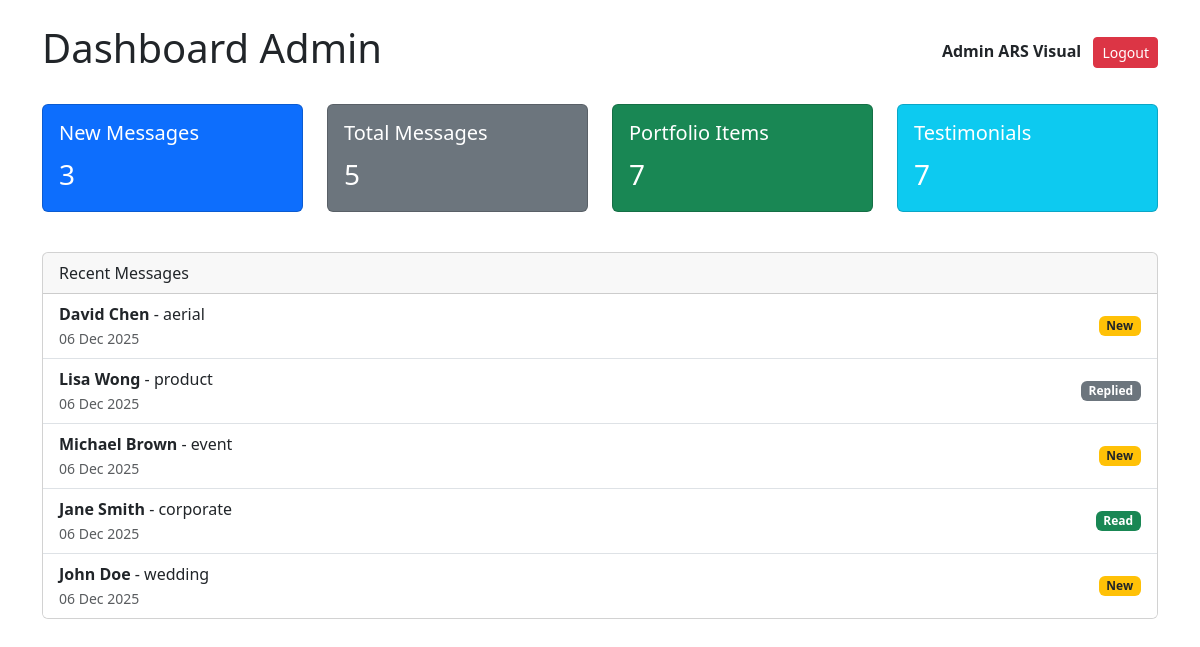
The page /arsvisual/admin/dashboard.php (signed in) on the database its author committed.
### tables this page shows
CREATE TABLE `messages` (
  `id` int(11) NOT NULL,
  `name` varchar(150) NOT NULL,
  `email` varchar(150) NOT NULL,
  `phone` varchar(50) NOT NULL,
  `service` varchar(100) NOT NULL,
  `message` text NOT NULL,
  `event_date` date DEFAULT NULL,
  `location` varchar(255) DEFAULT NULL,
  `status` enum('new','read','replied') DEFAULT 'new',
  `created_at` timestamp NOT NULL DEFAULT current_timestamp()
);

### arsvisual/admin/dashboard.php (the view, shortened to what this page needs)
<?php
require_once '../config.php';
$admin_name = $_SESSION['admin_name'];
$stats = [];
$stats['total_messages'] = mysqli_fetch_assoc(mysqli_query($conn, "SELECT COUNT(*) as total FROM messages"))['total'];
$stats['new_messages'] = mysqli_fetch_assoc(mysqli_query($conn, "SELECT COUNT(*) as total FROM messages WHERE status='new'"))['total'];
$stats['total_portfolio'] = mysqli_fetch_assoc(mysqli_query($conn, "SELECT COUNT(*) as total FROM portfolio"))['total'];
$stats['total_testimonials'] = mysqli_fetch_assoc(mysqli_query($conn, "SELECT COUNT(*) as total FROM testimonials"))['total'];
$recent_messages = mysqli_query($conn, "SELECT * FROM messages ORDER BY created_at DESC LIMIT 5");
?>
<!DOCTYPE html>
<html lang="id">
<head>
    <link href="https://cdn.jsdelivr.net/npm/bootstrap@5.3.1/dist/css/bootstrap.min.css" rel="stylesheet">
</head>
<body>
    <div class="container my-4">
        <div class="d-flex justify-content-between align-items-center mb-4">
            <h1>Dashboard Admin</h1>
            <div>
                <strong><?php echo htmlspecialchars($admin_name); ?></strong>
                <a href="logout.php" class="btn btn-sm btn-danger ms-2">Logout</a>
            </div>
        </div>
        <div class="row mb-4">
            <div class="col-md-3">
                <div class="card text-white bg-primary mb-3">
                    <div class="card-body">
                        <h5 class="card-title">New Messages</h5>
                        <p class="card-text fs-3"><?php echo $stats['new_messages']; ?></p>
                    </div>
                </div>
            </div>
            <div class="col-md-3">
                <div class="card text-white bg-secondary mb-3">
                    <div class="card-body">
                        <h5 class="card-title">Total Messages</h5>
                        <p class="card-text fs-3"><?php echo $stats['total_messages']; ?></p>
                    </div>
                </div>
            </div>
            <div class="col-md-3">
                <div class="card text-white bg-success mb-3">
                    <div class="card-body">
                        <h5 class="card-title">Portfolio Items</h5>
                        <p class="card-text fs-3"><?php echo $stats['total_portfolio']; ?></p>
                    </div>
                </div>
            </div>
            <div class="col-md-3">
                <div class="card text-white bg-info mb-3">
                    <div class="card-body">
                        <h5 class="card-title">Testimonials</h5>
                        <p class="card-text fs-3"><?php echo $stats['total_testimonials']; ?></p>
                    </div>
                </div>
            </div>
        </div>
        <div class="card">
            <div class="card-header">
                Recent Messages
            </div>
            <ul class="list-group list-group-flush">
                <?php if (mysqli_num_rows($recent_messages) > 0): ?>
                    <?php while ($msg = mysqli_fetch_assoc($recent_messages)): ?>
                        <li class="list-group-item d-flex justify-content-between align-items-center">
                            <div>
                                <strong><?php echo htmlspecialchars($msg['name']); ?></strong> - <?php echo htmlspecialchars($msg['service']); ?>
                                <br><small class="text-muted"><?php echo date('d M Y', strtotime($msg['created_at'])); ?></small>
                            </div>
                            <span class="badge <?php echo $msg['status'] == 'new' ? 'bg-warning text-dark' : ($msg['status'] == 'read' ? 'bg-success' : 'bg-secondary'); ?>">
                                <?php echo ucfirst($msg['status']); ?>
                            </span>
                        </li>
                    <?php endwhile; ?>
                <?php else: ?>
                    <li class="list-group-item text-center text-muted">No messages yet</li>
                <?php endif; ?>
            </ul>
        </div>
    </div>
</body>
</html>

### rows shown on the page
messages: name "David Chen", service "aerial", created_at "06 Dec 2025", status "New"
messages: name "Lisa Wong", service "product", created_at "06 Dec 2025", status "Replied"
messages: name "Michael Brown", service "event", created_at "06 Dec 2025", status "New"
messages: name "Jane Smith", service "corporate", created_at "06 Dec 2025", status "Read"
messages: name "John Doe", service "wedding", created_at "06 Dec 2025", status "New"

### other values the page prints
$admin_name "Admin ARS Visual"
$stats['new_messages'] "3"
$stats['total_messages'] "5"
$stats['total_portfolio'] "7"
$stats['total_testimonials'] "7"
